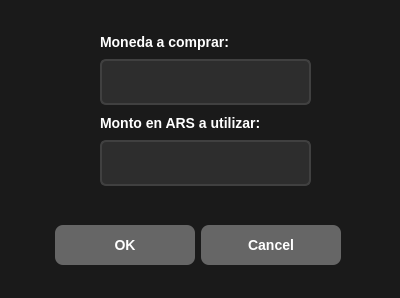
<?xml version="1.0" encoding="UTF-8"?>
<ui version="4.0">
 <class>Dialog</class>
 <widget class="QDialog" name="Dialog">
  <property name="geometry">
   <rect>
    <x>0</x>
    <y>0</y>
    <width>400</width>
    <height>298</height>
   </rect>
  </property>
  <property name="windowTitle">
   <string>Dialog</string>
  </property>
  <property name="styleSheet">
   <string notr="true">QWidget {
    background-color: #1a1a1a;
    color: #ffffff;
    font-family: Segoe UI, Arial;
}</string>
  </property>
  <widget class="QDialogButtonBox" name="buttonBox">
   <property name="geometry">
    <rect>
     <x>50</x>
     <y>220</y>
     <width>291</width>
     <height>51</height>
    </rect>
   </property>
   <property name="styleSheet">
    <string notr="true">QPushButton {
    background-color: #666666;
    color: white;
    border: none;
    border-radius: 8px;
    padding: 12px 20px;
    font-size: 14px;
    font-weight: bold;
    min-width: 100px;
}
QPushButton:hover {
    background-color: #777777;
}
QPushButton:pressed {
    background-color: #555555;
}</string>
   </property>
   <property name="orientation">
    <enum>Qt::Horizontal</enum>
   </property>
   <property name="standardButtons">
    <set>QDialogButtonBox::Cancel|QDialogButtonBox::Ok</set>
   </property>
  </widget>
  <widget class="QWidget" name="verticalLayoutWidget">
   <property name="geometry">
    <rect>
     <x>100</x>
     <y>30</y>
     <width>211</width>
     <height>156</height>
    </rect>
   </property>
   <layout class="QVBoxLayout" name="verticalLayout">
    <item>
     <widget class="QLabel" name="lblNameUser">
      <property name="styleSheet">
       <string notr="true">QLabel {
    background-color: transparent;
    color: #ffffff;
    font-size: 14px;
    font-weight: bold;
    border: none;
}</string>
      </property>
      <property name="text">
       <string>Moneda a comprar:</string>
      </property>
     </widget>
    </item>
    <item>
     <widget class="QLineEdit" name="lineMonedaCompra">
      <property name="styleSheet">
       <string notr="true">QLineEdit {
    background-color: #2d2d2d;
    border: 2px solid #404040;
    border-radius: 6px;
    padding: 12px;
    color: #ffffff;
    font-size: 14px;
    selection-background-color: #404040;
}
QLineEdit:focus {
    border: 2px solid #666666;
    background-color: #252525;
}</string>
      </property>
      <property name="text">
       <string/>
      </property>
     </widget>
    </item>
    <item>
     <widget class="QLabel" name="lblNameUser_2">
      <property name="styleSheet">
       <string notr="true">QLabel {
    background-color: transparent;
    color: #ffffff;
    font-size: 14px;
    font-weight: bold;
    border: none;
}</string>
      </property>
      <property name="text">
       <string>Monto en ARS a utilizar:</string>
      </property>
     </widget>
    </item>
    <item>
     <widget class="QLineEdit" name="lineArsMonedaComprar">
      <property name="styleSheet">
       <string notr="true">QLineEdit {
    background-color: #2d2d2d;
    border: 2px solid #404040;
    border-radius: 6px;
    padding: 12px;
    color: #ffffff;
    font-size: 14px;
    selection-background-color: #404040;
}
QLineEdit:focus {
    border: 2px solid #666666;
    background-color: #252525;
}</string>
      </property>
      <property name="text">
       <string/>
      </property>
     </widget>
    </item>
   </layout>
  </widget>
 </widget>
 <resources/>
 <connections>
  <connection>
   <sender>buttonBox</sender>
   <signal>accepted()</signal>
   <receiver>Dialog</receiver>
   <slot>accept()</slot>
   <hints>
    <hint type="sourcelabel">
     <x>248</x>
     <y>254</y>
    </hint>
    <hint type="destinationlabel">
     <x>157</x>
     <y>274</y>
    </hint>
   </hints>
  </connection>
  <connection>
   <sender>buttonBox</sender>
   <signal>rejected()</signal>
   <receiver>Dialog</receiver>
   <slot>reject()</slot>
   <hints>
    <hint type="sourcelabel">
     <x>316</x>
     <y>260</y>
    </hint>
    <hint type="destinationlabel">
     <x>286</x>
     <y>274</y>
    </hint>
   </hints>
  </connection>
 </connections>
</ui>
